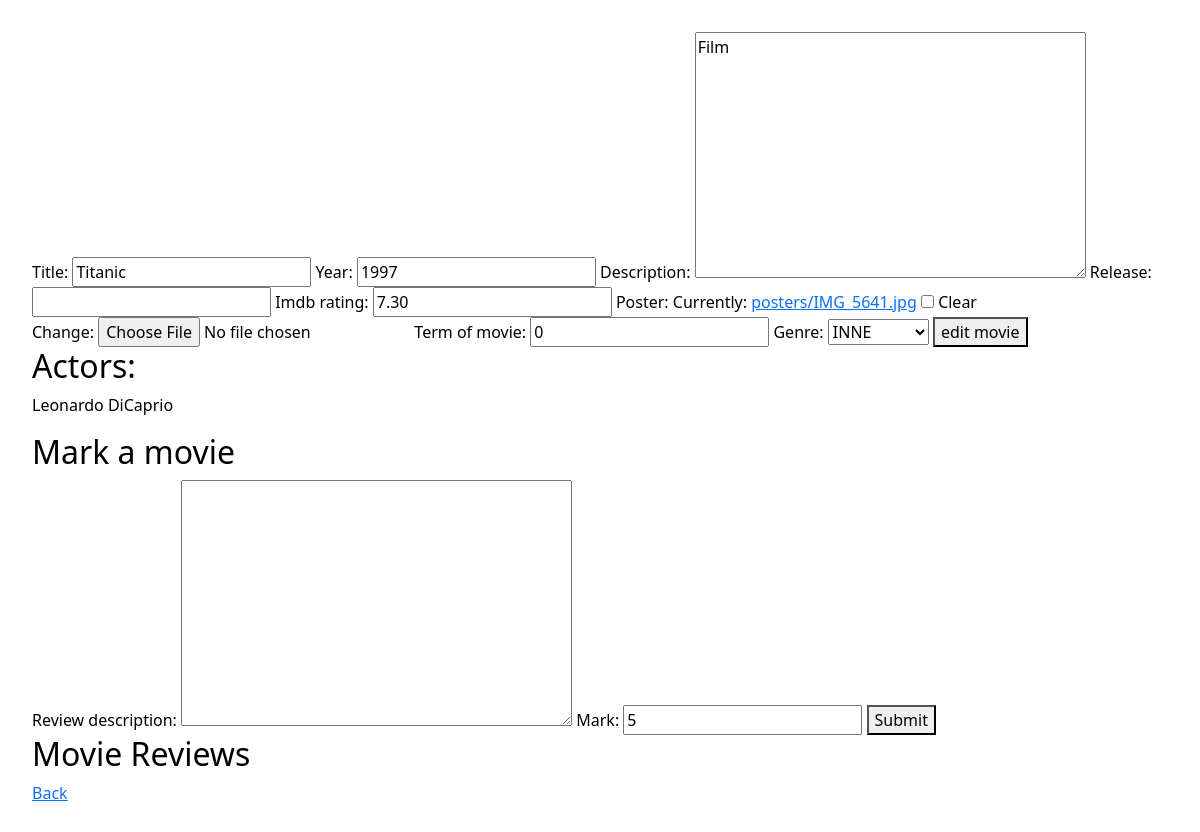
Before: /movies_web/update/1/ (signed in) with the older database file.
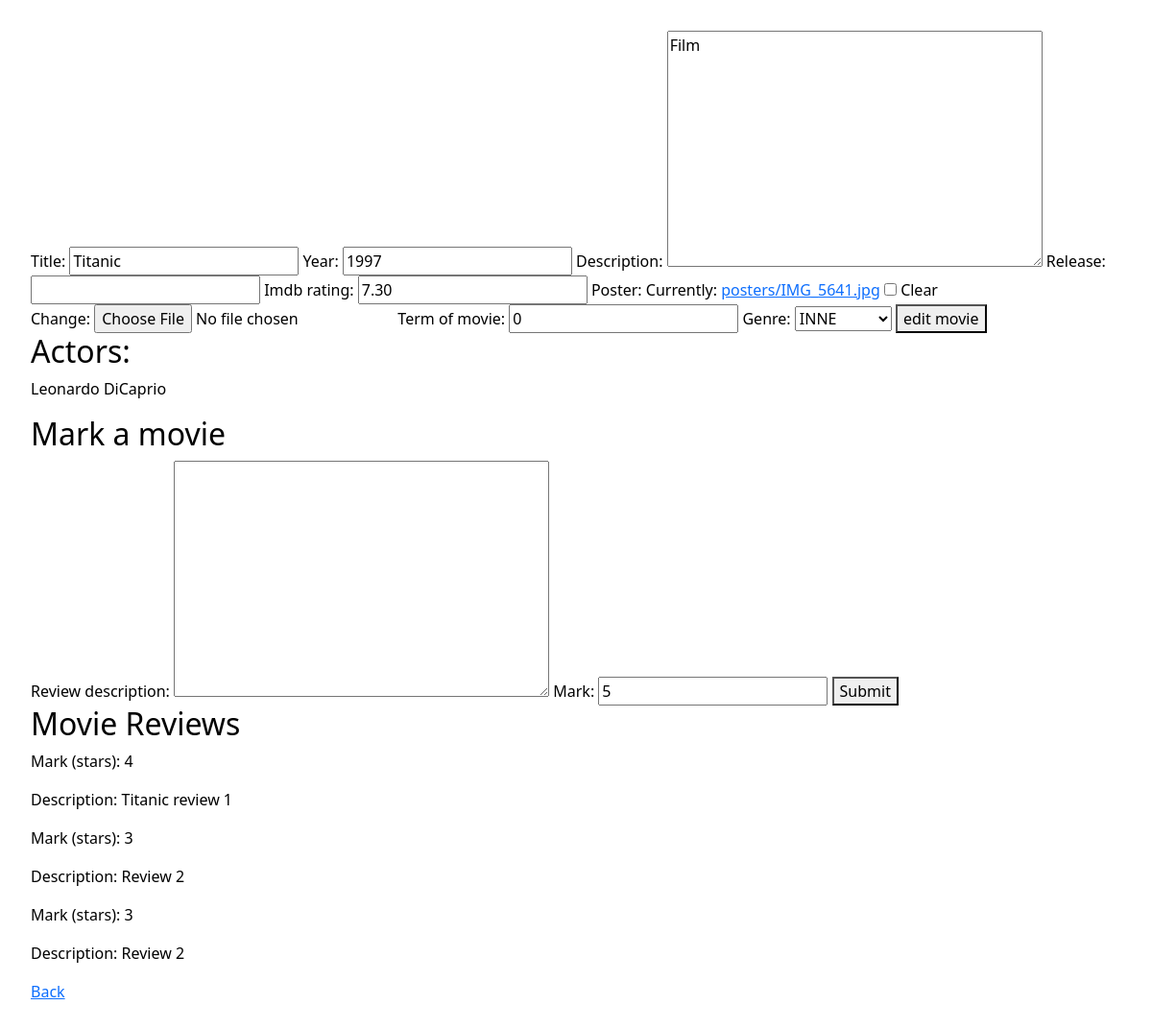
After: the same page with the newer database file.
### movies_web/models.py (models this page shows)
class Actor(models.Model):
    firstname = models.CharField(max_length = 32, default = "John")
    lastname = models.CharField(max_length = 32, default = "Smith")
    movies = models.ManyToManyField(Movie, related_name= 'actors')

class Review(models.Model):
    review_description = models.TextField(default = "", blank = True)
    mark = models.PositiveSmallIntegerField(default = 5)
    movie = models.ForeignKey(Movie, on_delete = models.CASCADE)

### movies_web/views.py (the view)
# urls.py: path('update/<int:id>/', update_movie, name = 'update_movie'),
@login_required
def update_movie(request, id):
    movie = get_object_or_404(Movie, pk = id) # od razu rozwiązuje nam problem 404 not found
    reviews = Review.objects.filter(movie = movie)
    actors = movie.actors.all()
    try:
        additional_info = MovieAdditionalInfo.object.get(movie = movie.id)
    except:
        additional_info = None
    movie_form = MovieForm(request.POST or None, request.FILES or None, instance = movie)
    additional_info_form = MovieAdditionalInfoForm(request.POST or None, instance = additional_info)
    review_form = ReviewForm(request.POST or None)
    if request.method == 'POST':
        if 'mark' in request.POST:
            review = review_form.save(commit = False)
            review.movie = movie
            review.save()
    if all((movie_form.is_valid(), additional_info_form.is_valid())):
        movie = movie_form.save(commit = False)
        additional_info = additional_info_form.save()
        movie.additional_info = additional_info
        movie.save()
        return redirect(all_movies)
    return render(request, 'movie_form.html', {'movie_form': movie_form, 'additional_info_form': additional_info_form,
                                               'reviews': reviews, 'review_form': review_form, 'actors' : actors,
                                               'is_new': False})

### movies_web/forms.py
class MovieForm(ModelForm):
    class Meta:
        model = Movie
        fields = ['title', 'year', 'description', 'release', 'imdb_rating', 'poster']

class MovieAdditionalInfoForm(ModelForm):
    class Meta:
        model = MovieAdditionalInfo
        fields = ['term_of_movie', 'genre']

### templates/movie_form.html (shortened to what this page needs)
{% extends 'main.html' %}
{% load bootstrap %}
{% block site %}
    <form method="post" enctype="multipart/form-data">
        {{ movie_form|bootstrap }}
        {{ additional_info_form|bootstrap }}
        {% if is_new %}
            <button type="submit">add movie</button>
        {% else %}
            <button type="submit">edit movie</button>
        {% endif %}
    </form>
    <h2>Actors: </h2>
    {% if not is_new %}
        {% for actor in actors %}
            <p>{{ actor.firstname }} {{ actor.lastname }}</p>
        {% endfor %}
    {% endif %}
    <h2>Mark a movie</h2>
    <form method="post" enctype="multipart/form-data">
        {{ review_form|bootstrap }}
        <button type="submit">Submit</button>
    </form>
    <h2>Movie Reviews</h2>
    {% if not is_new %}
        {% for review in reviews %}
            <p>Mark (stars): {{ review.mark }}</p>
            <p>Description: {{ review.review_description }}</p>
        {% endfor %}
    {% endif %}
    <a href="{% url 'get_all_movies' %}">Back</a>
{% endblock %}

Changed rows visible on the page:
added Review: mark "4", review_description "Titanic review 1"
added Review: mark "3", review_description "Review 2"
added Review: mark "3", review_description "Review 2"
